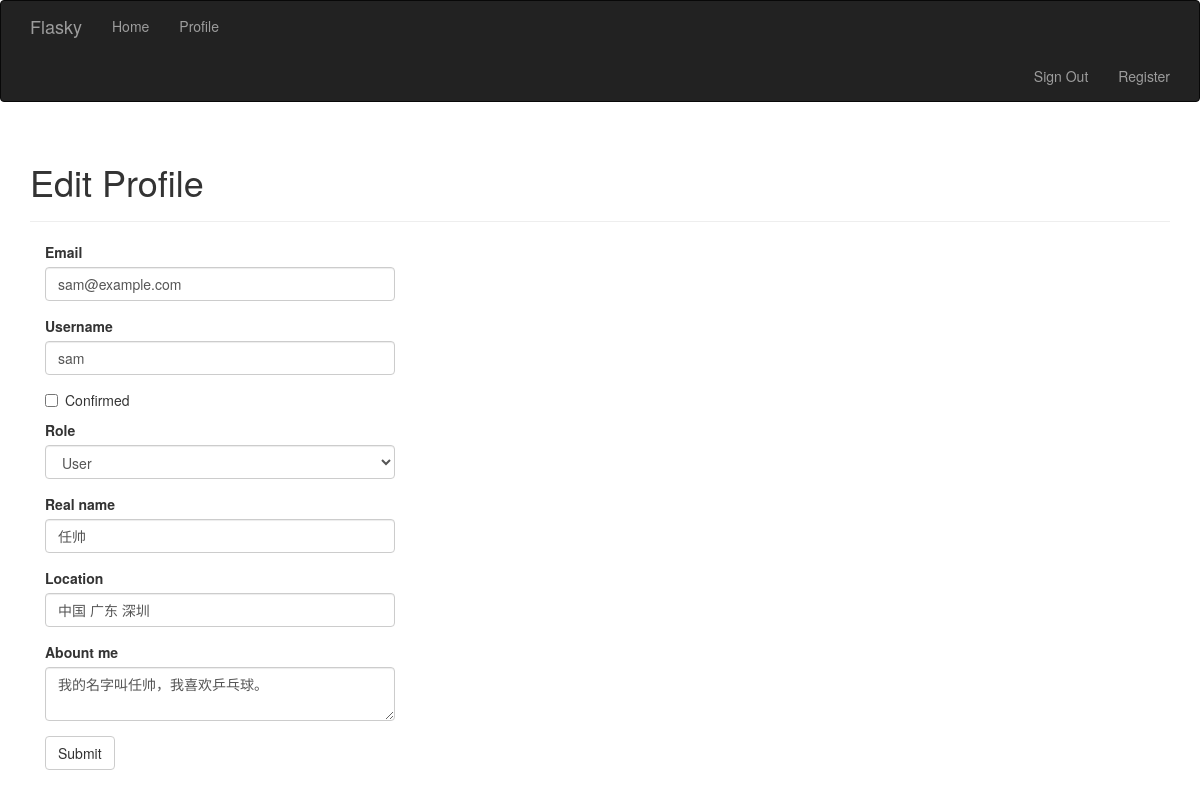
The page /edit-profile/2 (signed in) on the database its author committed.
### app/models.py (models this page shows, shortened)
class User(UserMixin, db.Model):
    __tablename__ = 'users'
    id = db.Column(db.Integer, primary_key=True)
    email = db.Column(db.String(64), unique=True, index=True)
    username = db.Column(db.String(64), unique=True, index=True)
    password_hash = db.Column(db.String(128))
    role_id = db.Column(db.Integer, db.ForeignKey('roles.id'))
    confirmed = db.Column(db.Boolean, default=False)
    name = db.Column(db.String(64))
    location = db.Column(db.String(64))
    about_me = db.Column(db.Text())
    avatar_hash = db.Column(db.String(32))
    member_since = db.Column(db.DateTime(), default=datetime.datetime.utcnow)
    last_seen = db.Column(db.DateTime(), default=datetime.datetime.utcnow)
    posts = db.relationship('Post', backref='author', lazy='dynamic')
    followed = db.relationship('Follow',
                               foreign_keys=[Follow.follower_id],
                               backref=db.backref('follower', lazy='joined'),
                               lazy='dynamic',
                               cascade='all, delete-orphan')
    follower = db.relationship('Follow',
                               foreign_keys=[Follow.followed_id],
                               backref=db.backref('followed', lazy='joined'),
                               lazy='dynamic',
                               cascade='all, delete-orphan')
    comments = db.relationship('Comment', backref='author', lazy='dynamic')
    @property
    def password(self):
        raise AttributeError('password is not a readable attribute')
    def can(self, permissions):
        return self.role is not None and \
            (self.role.permissions & permissions) == permissions
    def ping(self):
        self.last_seen = datetime.datetime.utcnow()
        db.session.add(self)

### app/main/views.py (the view, shortened to what this page needs)
@main.route('/edit-profile/<int:id>', methods=['GET', 'POST'])
@login_required
@admin_required
def edit_profile_admin(id):
    user = User.query.get_or_404(id)
    form = EditProfileAdminForm(user=user)
    form.email.data = user.email
    form.username.data = user.username
    form.confirmed.data = user.confirmed
    form.role.data = user.role_id
    form.name.data = user.name
    form.location.data = user.location
    form.about_me.data = user.about_me
    return render_template('edit_profile.html', form=form, user=user)

### app/main/forms.py (shortened to what this page needs)
class EditProfileAdminForm(Form):
    email = StringField('Email', validators=[Required(), Length(1, 64), Email()])
    username = StringField('Username', validators=[Required(), Length(1, 64),
                    Regexp('^[A-Za-z][A-Za-z0-9_.]*$', 0, 'Usernames must have only '
                           'letters, numbers, dots or underscores')])
    confirmed = BooleanField('Confirmed')
    role = SelectField('Role', coerce=int)
    name = StringField('Real name', validators=[Length(0, 64)])
    location = StringField('Location', validators=[Length(0, 64)])
    about_me = TextAreaField('Abount me')
    submit = SubmitField('Submit')
    def __init__(self, user, *args, **kwargs):
        super(EditProfileAdminForm, self).__init__(*args, **kwargs)
        self.role.choices = [(role.id, role.name) for role in Role.query.order_by(Role.name).all()]
        self.user = user

### app/auth/views.py (called while the page is built)
@auth.before_app_request
def before_request():
    if current_user.is_authenticated:
        current_user.ping()
        if current_user.confirmed and request.endpoint[:5] != 'auth.' and request.endpoint != 'static':
            return redirect(url_for('auth.unconfirmed'))

### app/main/__init__.py (called while the page is built)
@main.app_context_processor
def inject_permissions():
    return dict(Permission=Permission)

### app/models.py (called while the page is built)
@login_manager.user_loader
def load_user(user_id):
    return User.query.get(int(user_id))

### app/templates/edit_profile.html (shortened to what this page needs)
{% extends "base.html" %}
{% import "bootstrap/wtf.html" as wtf %}
{% block page_content %}
<div class="page-header">
    <h1>Edit Profile</h1>
</div>
<div class="col-md-4">
    {{ wtf.quick_form(form) }}
</div>
{% endblock %}

### rows shown on the page
User: email "sam@example.com", username "sam", role "User", name "任帅", location "中国 广东 深圳", about_me "我的名字叫任帅，我喜欢乒乓球。"
